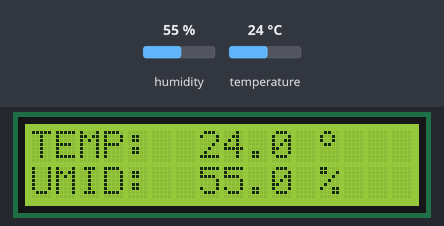
A sketch run on a simulated Arduino Uno, built with avr-gcc and run on an emulated ATmega328P. Parts: 16×2 character LCD. The inputs (shaded band) are chosen by the test bench; at power-on: humidity 55 %, temperature 24 °C.

Above: at 1.2 s.
1.3 s: humidity set to 22 %
At 3.6 s:
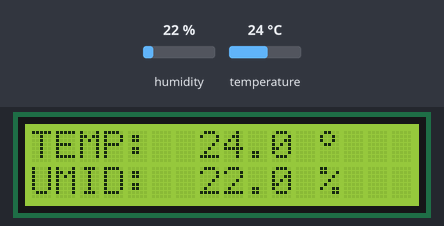
4.1 s: temperature set to 12 °C
At 4.6 s:
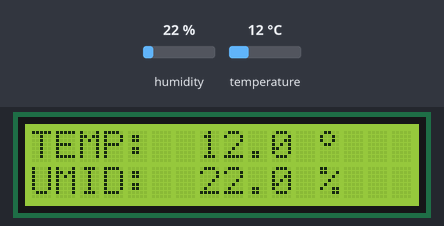
6.9 s: humidity set to 40 %
At 9.0 s:
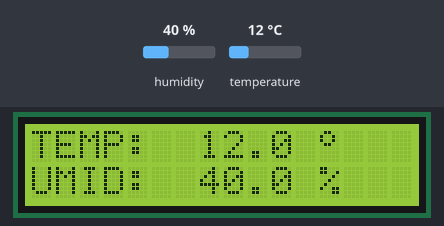
9.8 s: temperature set to 19 °C
At 11.2 s:
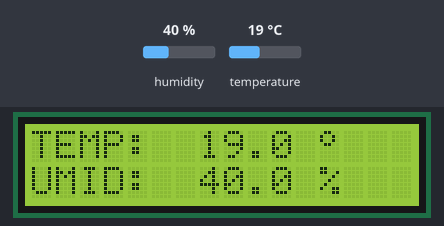
Timing chart, 0 to 12.8 s (numbered marks = the images above; inputs shaded):
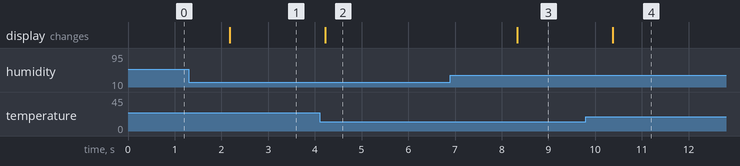

Measured:
- after the input at 1.3 s, the display: changes after 0.87 s (image 1)
- after the input at 4.1 s, the display: changes after 0.12 s (image 2)
- after the input at 6.9 s, the display: changes after 1.4 s (image 3)
- after the input at 9.8 s, the display: changes after 0.58 s (image 4)

The sketch:

Monitoramento_de_temperatura_e_umidade.ino
```cpp
// Incluindo bibliotecas necessárias

#include <Wire.h>
#include <LiquidCrystal_I2C.h>
#include <DHT.h>
int DHTPIN = A0; // Sensor está no porta analógica A0

#define DHTTYPE DHT11

DHT dht(DHTPIN, DHTTYPE);


LiquidCrystal_I2C lcd(0x27,2,1,0,4,5,6,7,3, POSITIVE);


// Simbolo de grau

byte grau[8] ={ B00001100,
                B00010010,
                B00010010,
                B00001100,
                B00000000,
                B00000000,
                B00000000,
                B00000000,};

void setup(){ // inicia o void setup

 lcd.begin (16,2); // Dimensão da tela
 lcd.setBacklight(HIGH); //Liga a luz de fundo
 lcd.createChar(0, grau);
 dht.begin();
}

void loop(){ // inicia o void loop

float h = dht.readHumidity(); // Faz a leitura da Umidade
float t = dht.readTemperature(); // Faz a leitura da Temperatura

// Imprime o valor da Temperatura na tela

lcd.setCursor(0,0);
lcd.print("TEMP: ");
lcd.print(" ");
lcd.setCursor(7,0);
lcd.print(t,1);
lcd.setCursor(12,0);
lcd.write((byte)0);

// Imprime o valor da Umidade na tela

lcd.setCursor(0,1);
lcd.print("UMID: ");
lcd.print(" ");
lcd.setCursor(7,1);
lcd.print(h,1);
lcd.setCursor(12,1);
lcd.print("%");

delay(2000);
}
```
